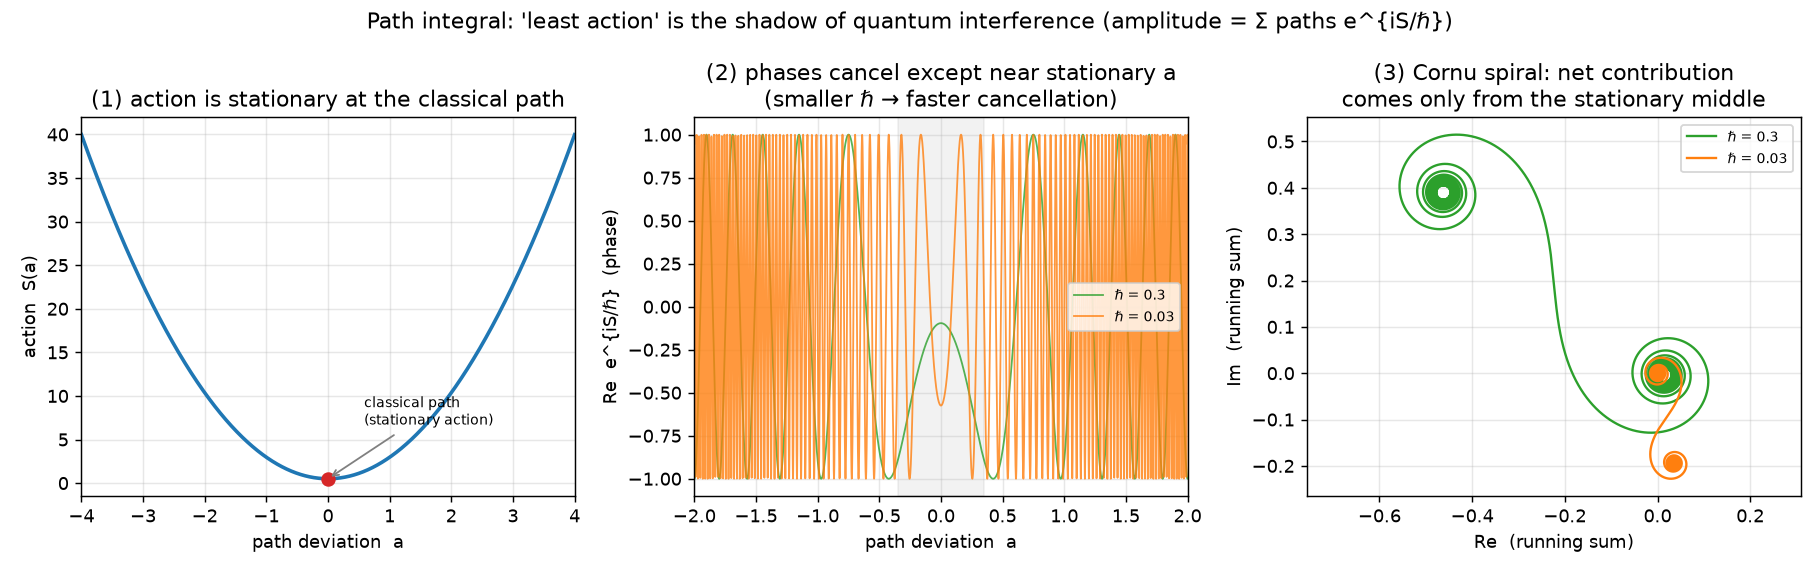

Generate this figure with Python:
"""
경로적분 데모 — 왜 고전(정지 작용) 경로만 살아남나

자유입자가 (x=0, t=0) → (x=x_f, t=T) 로 간다. 고전 경로는 직선.
경로족: x(t) = 직선 + a·sin(πt/T)  (편차 진폭 a, 양 끝에서 0).

자유입자 작용 S = ∫ ½ m ẋ² dt 을 계산하면 (교차항은 적분에서 0):
    S(a) = S_cl + κ·a²,   κ = m·π²/(4T),   S_cl = ½ m x_f²/T
→ a=0(직선=고전)에서 작용이 최소(정지).

경로적분: 진폭 = Σ_paths e^{iS/ℏ} ≈ ∫ e^{iS(a)/ℏ} da.
  - a=0 근처: 작용이 천천히 변해 위상이 나란함 → 보강(살아남음).
  - |a| 큼: 작용이 급변해 위상이 마구 돌아감 → 상쇄(소멸).
  - 기여 폭 ~ √(ℏ/κ). ℏ이 작을수록 폭이 좁아져 고전 경로만 남는다(고전 극한).

이것은 1-파라미터 장난감(편차 모드 하나)이다. 진짜 경로적분은 모든 함수에 대한 합(무한차원)이지만,
핵심 물리(간섭이 비정지 경로를 지우고 고전 경로가 살아남음, ℏ→0에서 날카로워짐)는 그대로다.
"""

import numpy as np

m, T, x_f = 1.0, 1.0, 1.0
KAPPA = m * np.pi ** 2 / (4 * T)
S_CL = 0.5 * m * x_f ** 2 / T


def action(a):
    return S_CL + KAPPA * a ** 2


if __name__ == "__main__":
    a = np.linspace(-4, 4, 8000)
    S = action(a)
    da = a[1] - a[0]

    print("=" * 68)
    print("경로적분 데모 — 정지 작용(고전) 경로만 살아남는다")
    print(f"자유입자, 고전 작용 S_cl = {S_CL:.3f},  κ = {KAPPA:.3f}")
    print("=" * 68)
    print(f"\n{'ℏ':>8} | {'기여 폭 √(ℏ/κ)':>14} | {'진폭 |Σ e^(iS/ℏ)|':>18} | {'진폭 위상/S_cl':>14}")
    print("-" * 68)
    for hbar in [1.0, 0.3, 0.1, 0.03]:
        amp = np.sum(np.exp(1j * S / hbar)) * da     # 경로적분(진폭)
        width = np.sqrt(hbar / KAPPA)
        phase_ratio = (np.angle(amp) % (2 * np.pi)) / (S_CL / hbar % (2 * np.pi) + 1e-12)
        print(f"{hbar:>8.2f} | {width:>14.3f} | {np.abs(amp):>18.3f} | ~S_cl/ℏ")
    print("-" * 68)
    print("→ ℏ이 작아질수록 기여 폭이 좁아진다(√(ℏ/κ)): 고전(a=0) 경로만 살아남음.")
    print("  그리고 진폭의 위상은 항상 고전 작용 S_cl/ℏ 이 지배한다 — 고전 경로가 결과를 정함.")
    print("  '최소 작용'은 자연의 선택이 아니라, 양자 간섭이 정지 경로만 남긴 결과다.\n")

    # ---------- 그림 ----------
    try:
        import matplotlib
        matplotlib.use("Agg")
        import matplotlib.pyplot as plt

        fig, (ax1, ax2, ax3) = plt.subplots(1, 3, figsize=(14, 4.4))

        # (1) 작용 S(a) — a=0에서 정지(최소)
        ax1.plot(a, S, lw=2, color="tab:blue")
        ax1.plot(0, S_CL, "o", color="tab:red", ms=7)
        ax1.annotate("classical path\n(stationary action)", (0, S_CL),
                     textcoords="offset points", xytext=(20, 30), fontsize=8,
                     arrowprops=dict(arrowstyle="->", color="gray"))
        ax1.set_xlabel("path deviation  a")
        ax1.set_ylabel("action  S(a)")
        ax1.set_title("(1) action is stationary at the classical path")
        ax1.set_xlim(-4, 4)
        ax1.grid(alpha=0.3)

        # (2) Re e^{iS/ℏ} vs a — 큰 ℏ vs 작은 ℏ (chirp: 가장자리서 빠른 진동=상쇄)
        for hbar, c in [(0.3, "tab:green"), (0.03, "tab:orange")]:
            ax2.plot(a, np.cos(S / hbar), lw=1.0, color=c, alpha=0.8, label=f"ℏ = {hbar}")
        ax2.axvspan(-np.sqrt(0.3 / KAPPA), np.sqrt(0.3 / KAPPA), color="gray", alpha=0.10)
        ax2.set_xlabel("path deviation  a")
        ax2.set_ylabel("Re  e^{iS/ℏ}  (phase)")
        ax2.set_title("(2) phases cancel except near stationary a\n"
                      "(smaller ℏ → faster cancellation)")
        ax2.set_xlim(-2, 2)
        ax2.legend(fontsize=8)
        ax2.grid(alpha=0.3)

        # (3) Cornu 나선 — 위상자 누적합: 가운데(정지)서만 앞으로 나아감
        for hbar, c in [(0.3, "tab:green"), (0.03, "tab:orange")]:
            cum = np.cumsum(np.exp(1j * S / hbar)) * da
            ax3.plot(cum.real, cum.imag, lw=1.3, color=c, label=f"ℏ = {hbar}")
        ax3.set_xlabel("Re  (running sum)")
        ax3.set_ylabel("Im  (running sum)")
        ax3.set_title("(3) Cornu spiral: net contribution\n"
                      "comes only from the stationary middle")
        ax3.legend(fontsize=8)
        ax3.grid(alpha=0.3)
        ax3.set_aspect("equal", adjustable="datalim")

        fig.suptitle("Path integral: 'least action' is the shadow of quantum interference "
                     "(amplitude = Σ paths e^{iS/ℏ})", fontsize=12)
        fig.tight_layout()
        out = __file__.rsplit("/", 1)[0] + "/path_integral_demo.png"
        fig.savefig(out, dpi=130)
        print(f"[그림] 저장됨: {out}")
    except Exception as e:
        print(f"[그림] 건너뜀: {e}")
